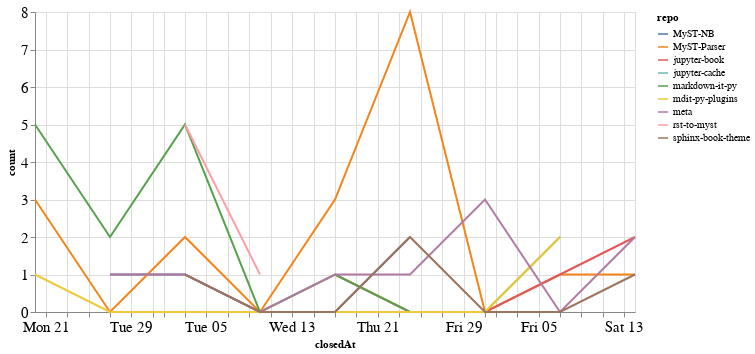

Notebook source saved alongside this figure:
### Code cell
closed_by_time = closed_by.groupby('repo').resample('W', on='closedAt').count()['author'].reset_index()
closed_by_time = closed_by_time.rename(columns={'author': 'count'})

alt.Chart(closed_by_time, width=600).mark_line().encode(
    x='closedAt',
    y='count',
    color='repo',
    tooltip="repo"
)

### Figure 1 — Vega-Lite specification as saved in the notebook (floating-point values rounded to 4 significant figures)
{"config": {"axisLeft": {"labelFontSize": 15}, "axisBottom": {"labelFontSize": 15}}, "data": {"name": "data-b92126f0b059aae5ca4a4819ff4eb62a"}, "mark": "line", "encoding": {"color": {"type": "nominal", "field": "repo"}, "tooltip": {"type": "nominal", "field": "repo"}, "x": {"type": "temporal", "field": "closedAt"}, "y": {"type": "quantitative", "field": "count"}}, "width": 600, "$schema": "https://vega.github.io/schema/vega-lite/v4.8.1.json", "datasets": {"data-b92126f0b059aae5ca4a4819ff4eb62a": [{"repo": "MyST-NB", "closedAt": "2020-12-27T00:00:00", "count": 1}, {"repo": "MyST-NB", "closedAt": "2021-01-03T00:00:00", "count": 1}, {"repo": "MyST-NB", "closedAt": "2021-01-10T00:00:00", "count": 0}, {"repo": "MyST-NB", "closedAt": "2021-01-17T00:00:00", "count": 0}, {"repo": "MyST-NB", "closedAt": "2021-01-24T00:00:00", "count": 2}, {"repo": "MyST-Parser", "closedAt": "2020-12-20T00:00:00", "count": 3}, {"repo": "MyST-Parser", "closedAt": "2020-12-27T00:00:00", "count": 0}, {"repo": "MyST-Parser", "closedAt": "2021-01-03T00:00:00", "count": 2}, {"repo": "MyST-Parser", "closedAt": "2021-01-10T00:00:00", "count": 0}, {"repo": "MyST-Parser", "closedAt": "2021-01-17T00:00:00", "count": 3}, {"repo": "MyST-Parser", "closedAt": "2021-01-24T00:00:00", "count": 8}, {"repo": "MyST-Parser", "closedAt": "2021-01-31T00:00:00", "count": 0}, {"repo": "MyST-Parser", "closedAt": "2021-02-07T00:00:00", "count": 1}, {"repo": "MyST-Parser", "closedAt": "2021-02-14T00:00:00", "count": 1}, {"repo": "jupyter-book", "closedAt": "2021-01-17T00:00:00", "count": 1}, {"repo": "jupyter-book", "closedAt": "2021-01-24T00:00:00", "count": 0}, {"repo": "jupyter-book", "closedAt": "2021-01-31T00:00:00", "count": 0}, {"repo": "jupyter-book", "closedAt": "2021-02-07T00:00:00", "count": 1}, {"repo": "jupyter-book", "closedAt": "2021-02-14T00:00:00", "count": 2}, {"repo": "jupyter-cache", "closedAt": "2021-01-17T00:00:00", "count": 2}, {"repo": "markdown-it-py", "closedAt": "2020-12-20T00:00:00", "count": 5}, {"repo": "markdown-it-py", "closedAt": "2020-12-27T00:00:00", "count": 2}, {"repo": "markdown-it-py", "closedAt": "2021-01-03T00:00:00", "count": 5}, {"repo": "markdown-it-py", "closedAt": "2021-01-10T00:00:00", "count": 0}, {"repo": "markdown-it-py", "closedAt": "2021-01-17T00:00:00", "count": 1}, {"repo": "markdown-it-py", "closedAt": "2021-01-24T00:00:00", "count": 0}, {"repo": "markdown-it-py", "closedAt": "2021-01-31T00:00:00", "count": 0}, {"repo": "markdown-it-py", "closedAt": "2021-02-07T00:00:00", "count": 2}, {"repo": "mdit-py-plugins", "closedAt": "2020-12-20T00:00:00", "count": 1}, {"repo": "mdit-py-plugins", "closedAt": "2020-12-27T00:00:00", "count": 0}, {"repo": "mdit-py-plugins", "closedAt": "2021-01-03T00:00:00", "count": 0}, {"repo": "mdit-py-plugins", "closedAt": "2021-01-10T00:00:00", "count": 0}, {"repo": "mdit-py-plugins", "closedAt": "2021-01-17T00:00:00", "count": 0}, {"repo": "mdit-py-plugins", "closedAt": "2021-01-24T00:00:00", "count": 0}, {"repo": "mdit-py-plugins", "closedAt": "2021-01-31T00:00:00", "count": 0}, {"repo": "mdit-py-plugins", "closedAt": "2021-02-07T00:00:00", "count": 2}, {"repo": "meta", "closedAt": "2020-12-27T00:00:00", "count": 1}, {"repo": "meta", "closedAt": "2021-01-03T00:00:00", "count": 1}, {"repo": "meta", "closedAt": "2021-01-10T00:00:00", "count": 0}, {"repo": "meta", "closedAt": "2021-01-17T00:00:00", "count": 1}, {"repo": "meta", "closedAt": "2021-01-24T00:00:00", "count": 1}, {"repo": "meta", "closedAt": "2021-01-31T00:00:00", "count": 3}, {"repo": "meta", "closedAt": "2021-02-07T00:00:00", "count": 0}, {"repo": "meta", "closedAt": "2021-02-14T00:00:00", "count": 2}, {"repo": "rst-to-myst", "closedAt": "2021-01-03T00:00:00", "count": 5}, {"repo": "rst-to-myst", "closedAt": "2021-01-10T00:00:00", "count": 1}, {"repo": "sphinx-book-theme", "closedAt": "2021-01-03T00:00:00", "count": 1}, {"repo": "sphinx-book-theme", "closedAt": "2021-01-10T00:00:00", "count": 0}, {"repo": "sphinx-book-theme", "closedAt": "2021-01-17T00:00:00", "count": 0}, {"repo": "sphinx-book-theme", "closedAt": "2021-01-24T00:00:00", "count": 2}, {"repo": "sphinx-book-theme", "closedAt": "2021-01-31T00:00:00", "count": 0}, {"repo": "sphinx-book-theme", "closedAt": "2021-02-07T00:00:00", "count": 0}, {"repo": "sphinx-book-theme", "closedAt": "2021-02-14T00:00:00", "count": 1}]}}
